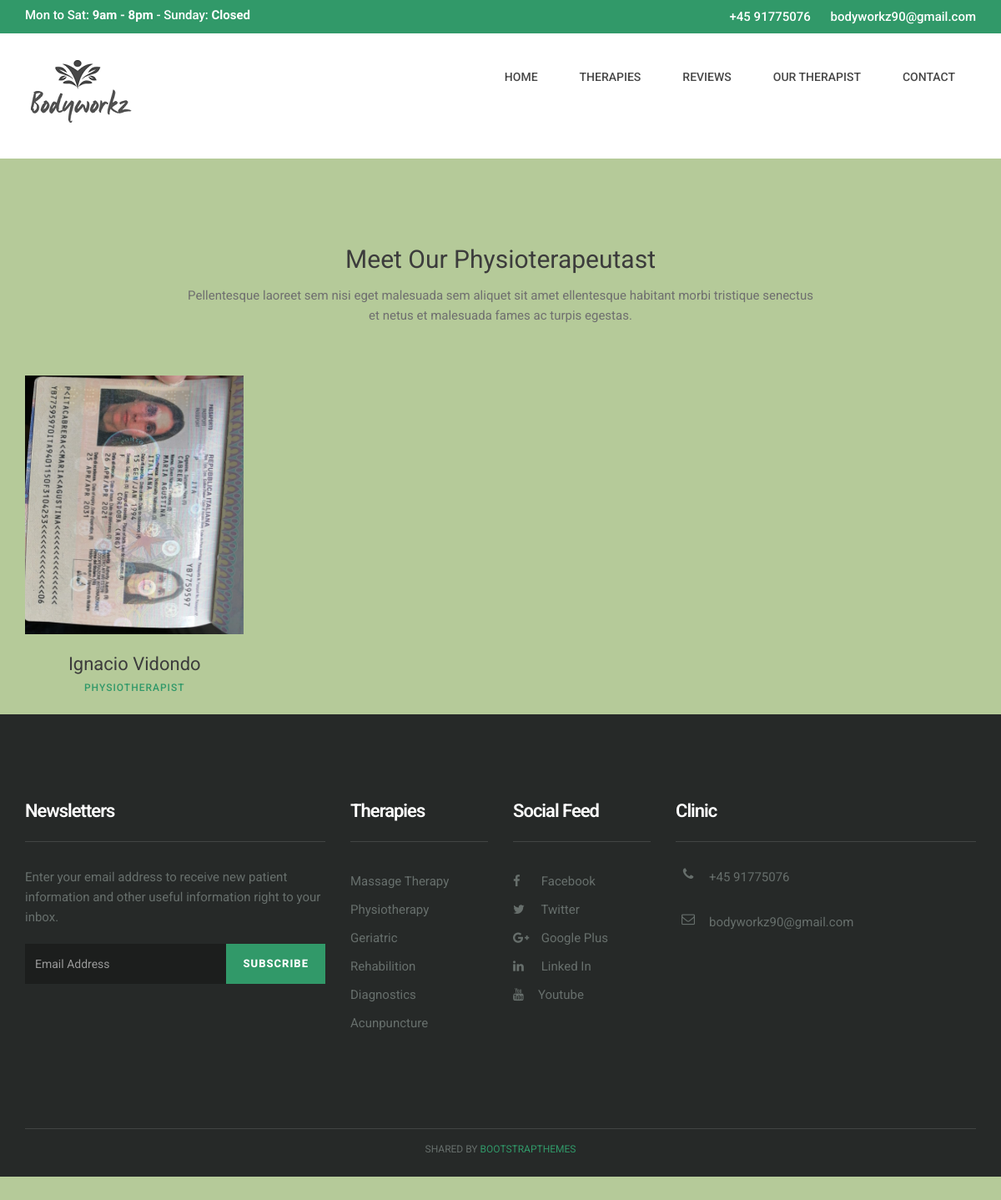
Page /our_therapist/ on the earlier database version.
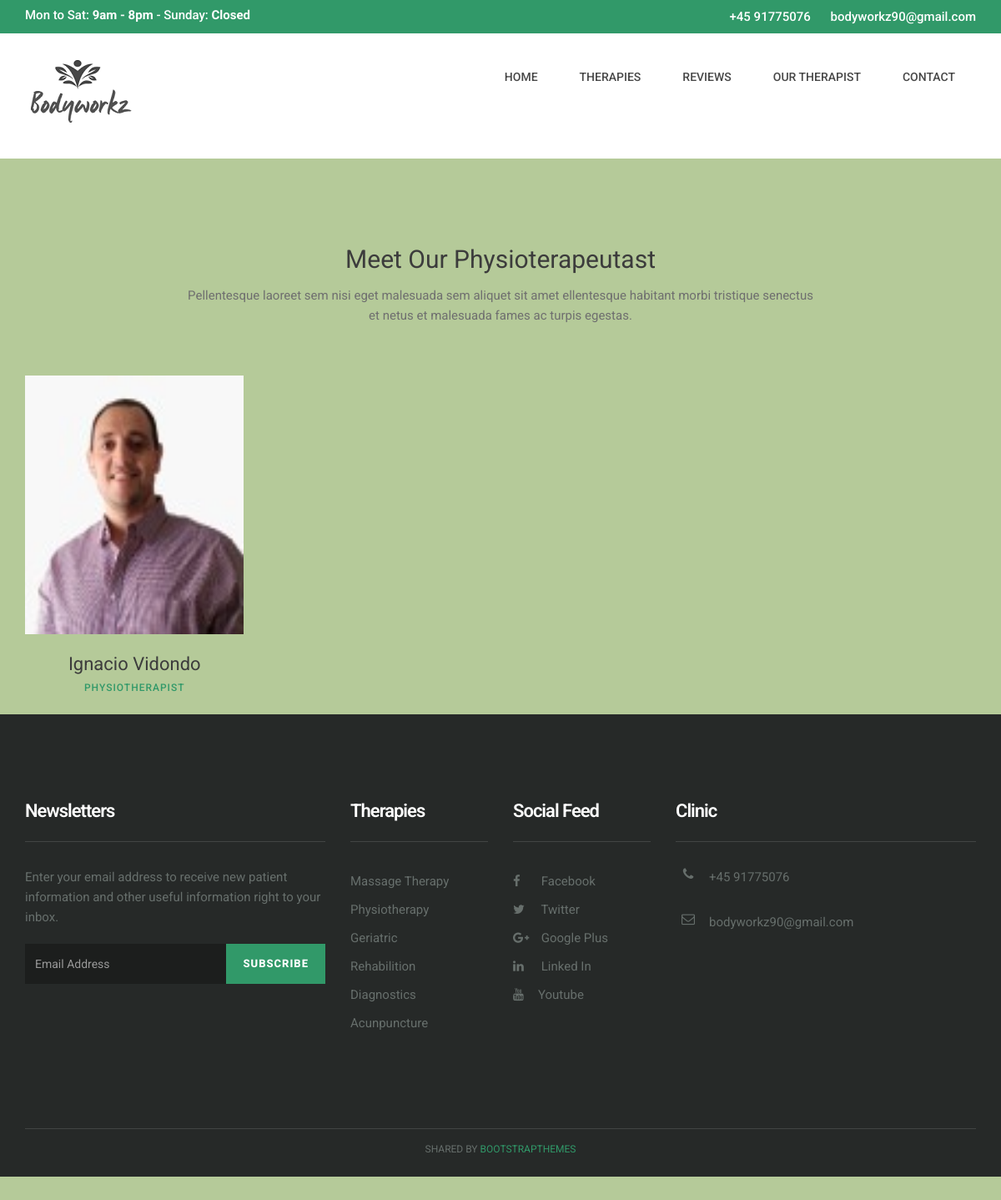
Same page on the later database version.
### MainApp/models.py (models this page shows, shortened)
class Therapist(models.Model):
    name = models.CharField(max_length=200,verbose_name="Nombre")
    image = models.ImageField(upload_to="images")
    terapia = models.CharField(max_length=200,verbose_name="Terapia")
    description = models.TextField(default="R")
    class Meta:
            verbose_name="Therapy"
            verbose_name_plural="Therapist"

### MainApp/views.py (the view)
# urls.py: path('our_therapist/', views.our_therapist,name="our_therapist"),
def our_therapist(request):
    therapist = Therapist.objects.all()
    return render(request,'our_therapist.html',{'therapist':therapist})

### MainApp/templates/our_therapist.html
 {% extends "base.html" %} {% block content %} {% load static %}
<div class="space-medium">
    <div class="container">
        <div class="row">
            <div class="col-lg-offset-2 col-lg-8 col-md-offset-2 col-md-8 col-sm-12 col-xs-12">
                <div class="section-title mb60 text-center">
                    <h1>Meet Our Physioterapeutast</h1>
                    <p>Pellentesque laoreet sem nisi eget malesuada sem aliquet sit amet ellentesque habitant morbi tristique senectus et netus et malesuada fames ac turpis egestas.</p>
                </div>
            </div>
        </div>
        {% for terapeuta in therapist %}
        <div class="row">
            <div class="col-lg-3 col-sm-3 col-sm-6 col-xs-12">
                <div class="team-block">
                    <div class="team-img">
                        <img src="{{terapeuta.image.url}}" width="262" height="310">
                    </div>
                    <div class=" team-content ">
                        <h2 class="team-title ">{{terapeuta.name}}</h2>
                        <div class="team-meta "><span class="team-designation ">{{terapeuta.terapia}}</span></div>
                    </div>
                </div>
                {% endfor %}
            </div>
        </div>
    </div>
    {% endblock %}

Differences in the rows shown:
changed Therapist "Ignacio Vidondo": image: a different picture
